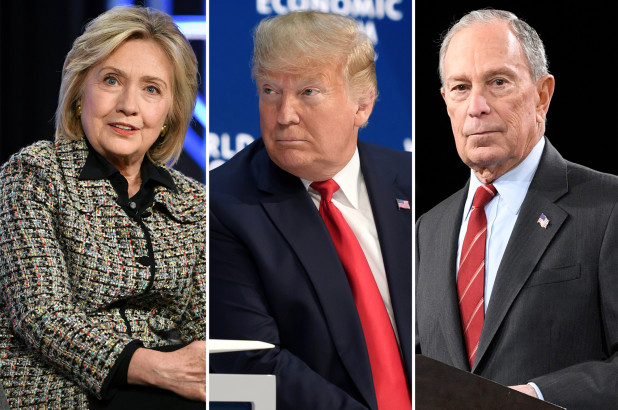
#> input picture hillary-clinton-donald-trump-mike-bloomberg-Copy.png, 618 x 410 px, given in place of fam2.png, which was not available
$ python MalavendaEric_FaceSwap_vEllipse_grande_finale.py
#> lines starting #> are read from the running program, lines starting #| are printed output that depends on the picture; after the words box and inside, x2 and y2 are one past the last pixel; in counts of white or black regions, pixels touching at a corner belong together; pictures that were not available may be replaced by others from this repository, and a replacement may not be noted
# -*- coding: utf-8 -*-
# Eric Malavenda
# [P3] Project 3: HaarCascade Classifiers & Human/Cat Face/Body Feature Detection + Face/Facial Feature Swapping
# [CS-4475-A] Professor: Dr. Maria Hybinette

import cv2
import numpy as np

def box_faces2(image, img):
    face_cascade = cv2.CascadeClassifier('haarcascade_frontalface_default.xml')
    gray = cv2.cvtColor(image, cv2.COLOR_BGR2GRAY)
    face = face_cascade.detectMultiScale(gray, 1.3, 5)
    index = 0
    roi_color_array = []
    roi_color_array1 = []
    roi_color_array2 = []
    roi_color_array3 = []
    for (x,y,w,h) in face:
        #(a, b) is the center of your mask:
        # Resource: http://stackoverflow.com/questions/8647024/how-to-apply-a-disc-shaped-mask-to-a-numpy-array
        # stackoverflow poster source: Bi Rico, answered Dec 28 '11 at 0:41
        rectangular_face = cv2.rectangle(img,(x,y),(x+w,y+h),(1,0,0),2,-1)
        #cv2.rectangle(image,(top-left corner),(bottom-right corner)
        '''
        a = x+(w/2)
        b = y+(h/2)
        r = w/2

        From the following resource: http://docs.opencv.org/3.1.0/dc/da5/tutorial_py_drawing_functions.html:
        "To draw the ellipse, we need to pass several arguments. One argument is the center location (x,y).
        Next argument is axes lengths (major axis length, minor axis length). angle is the angle of rotation
        of ellipse in anti-clockwise direction. startAngle and endAngle denotes the starting and ending of
        ellipse arc measured in clockwise direction from major axis. i.e. giving values 0 and 360 gives the
        full ellipse. For more details, check the documentation of cv2.ellipse(). Below example draws a half
        ellipse at the center of the image."
        '''
        bg_elliptical_face = cv2.ellipse(image,(x+(w/2),y+(h/2)),(h/3,w/2),0,0,360,1,-1)
        no_face = cv2.subtract(rectangular_face, bg_elliptical_face)
        #no_face = cv2.subtract(image.copy(), new_face)
        #cv2.circle(image,(a,b),r,(0,0,255),0)
        roi = no_face[y:y+h, x:x+w]
        roi_color_array.append(no_face)
        roi_color_array1.append(roi)
        roi_color_array2.append(no_face)
        roi_color_array3.append(bg_elliptical_face)
        index += 1
    return (roi_color_array, roi_color_array1, roi_color_array2, roi_color_array3)

def addROIs(image, array):
    image_copy = image.copy()
    rows,cols,channels = image_copy.shape
    i = 0
    no_face_image = image_copy[0:rows, 0:cols]
    for im in range(len(array)):
        no_face_image + array[i]
        i += 1
    return no_face_image

def newFacesImage(array):
    index = 0
    h, w = array[index].shape[:2]
    fname = []
    for face in array:
        fileName = cv2.resize(array[index], ((w), (h)), interpolation = cv2.INTER_LANCZOS4)
        fname.append(fileName)
        index += 1
    return (fname[len(fname)-1])

image = cv2.imread('fam2.png')
#> image is the input picture: shape (410, 618, 3); mean B, G, R 78.1, 76.7, 90
img = cv2.imread('merged_image.png')
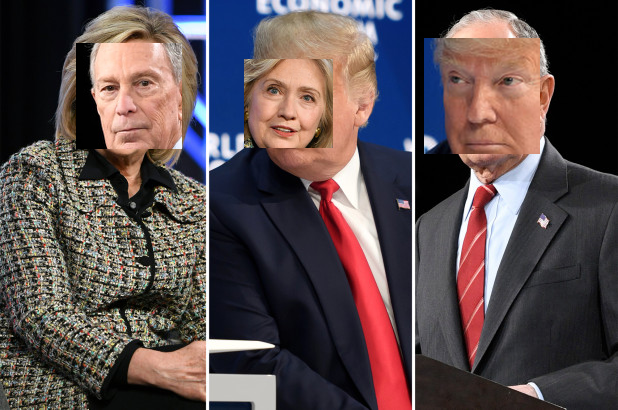
#> input picture merged_image.png, 618 x 410 px
#> img is the input picture: shape (410, 618, 3); mean B, G, R 77.9, 76.2, 89.5
roi_color_array, roi_color_array1, roi_color_array2, roi_color_array3 = box_faces2(image, img)
#> in box_faces2, `gray = cv2.cvtColor(image, cv2.COLOR_BGR2GRAY)`:
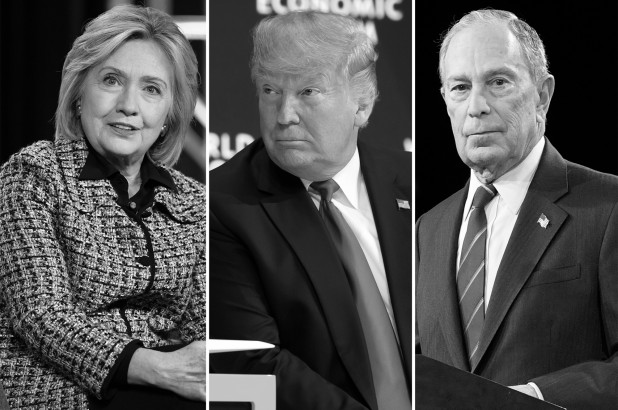
#> gray: shape (410, 618); min 0, max 255, mean 80.8
#> in box_faces2, `face = face_cascade.detectMultiScale(gray, 1.3, 5)`: face = [[424, 38, 116, 116], [76, 43, 106, 106], [244, 59, 89, 89]]
#> the loop in box_faces2, `for (x,y,w,h) in face: #(a, b) is the center of your mask: # Resource:..` made 3 passes
#> pass 1, in box_faces2, `roi = no_face[y:y+h, x:x+w]`:
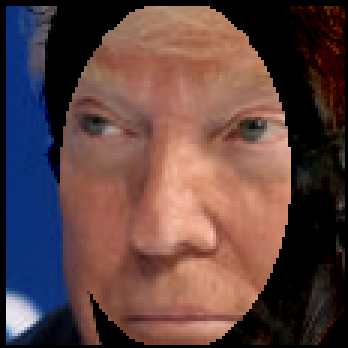
#> roi: shape (116, 116, 3) (shown 3 times larger); mean B, G, R 65.4, 67.3, 93.9
#> after the loop in box_faces2, `for (x,y,w,h) in face:`:
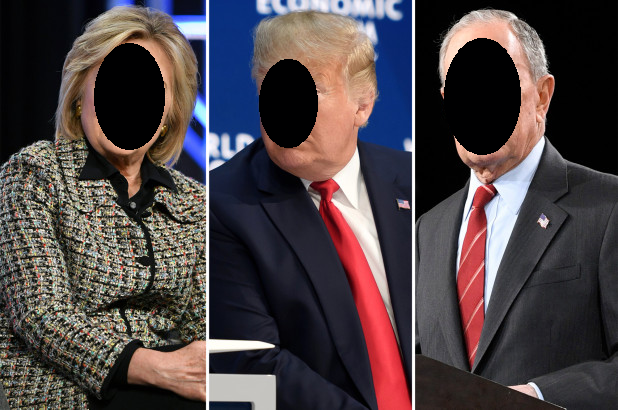
#> image: shape (410, 618, 3); 6.77% of pixels changed, all inside (x1, y1, x2, y2) = (94, 38, 521, 155)
#> after the loop in box_faces2, `for (x,y,w,h) in face:`:
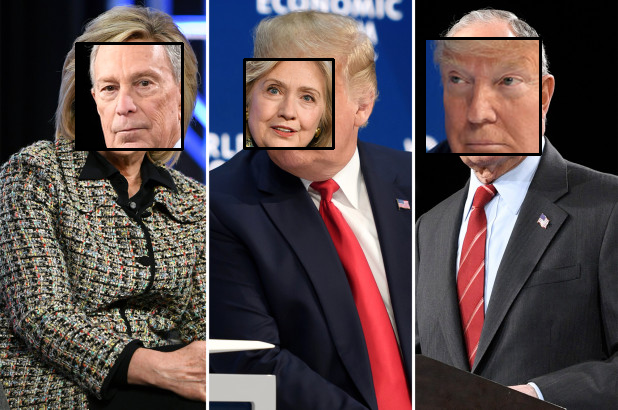
#> img: shape (410, 618, 3); 1.47% of pixels changed, all inside (x1, y1, x2, y2) = (75, 37, 542, 156)
#> after the loop in box_faces2, `for (x,y,w,h) in face:`: index = 3; roi_color_array = 3 items
#> roi_color_array = 3 items; roi_color_array1 = 3 items; roi_color_array2 = 3 items; roi_color_array3 = 3 items
no_face_image = addROIs(image, roi_color_array3)
#> the loop in addROIs, `for im in range(len(array)):` made 3 passes
#> after the loop in addROIs, `for im in range(len(array)):`: i = 3
cv2.imwrite('no_face_image.png', no_face_image)
new_face_image = newFacesImage(roi_color_array)
#> the loop in newFacesImage, `for face in array:` made 3 passes
#> after the loop in newFacesImage, `for face in array:`: fname = 3 items; index = 3
rows,cols,channels = new_face_image.shape
#> rows = 410; cols = 618; channels = 3
fg_img = no_face_image[0:rows, 0:cols]
subject_region_roi_0 = cv2.subtract(new_face_image,fg_img)
subject_region_roi_1 = cv2.subtract(subject_region_roi_0, fg_img)
subject_region_roi_2 = cv2.subtract(subject_region_roi_1, fg_img)
subject_region_roi_3 = cv2.subtract(subject_region_roi_2, fg_img)
subject_region_roi_4 = cv2.subtract(subject_region_roi_3, fg_img)
subject_region_roi_5 = cv2.subtract(subject_region_roi_4, fg_img)
subject_region_roi_6 = cv2.subtract(subject_region_roi_5, fg_img)
subject_region_roi_7 = cv2.subtract(subject_region_roi_6, fg_img)
subject_region_roi_8 = cv2.subtract(subject_region_roi_7, fg_img)
subject_region_roi_9 = cv2.subtract(subject_region_roi_8, fg_img)
subject_region_roi_10 = cv2.subtract(subject_region_roi_9, fg_img)
subject_region_roi_11 = cv2.subtract(subject_region_roi_10, fg_img)
subject_region_roi = cv2.subtract(subject_region_roi_11, fg_img)


# [10 lines of commented-out code are left out]
cv2.imwrite('new_face_image.png', subject_region_roi)
merged_image = cv2.addWeighted(no_face_image, 0.5, subject_region_roi, 0.5, 0)
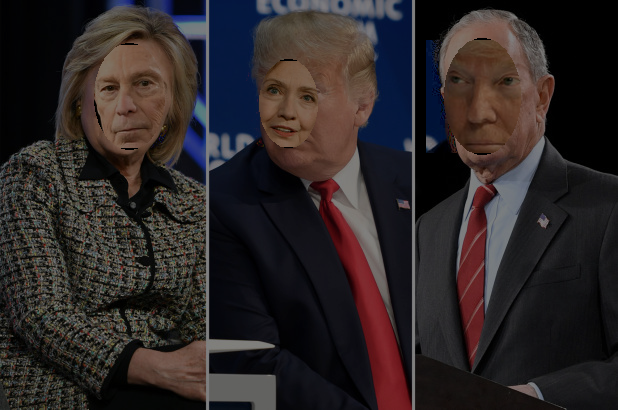
#> merged_image: shape (410, 618, 3); mean B, G, R 38.7, 38.2, 44.8
merged_image_final = cv2.add(merged_image, merged_image.copy())
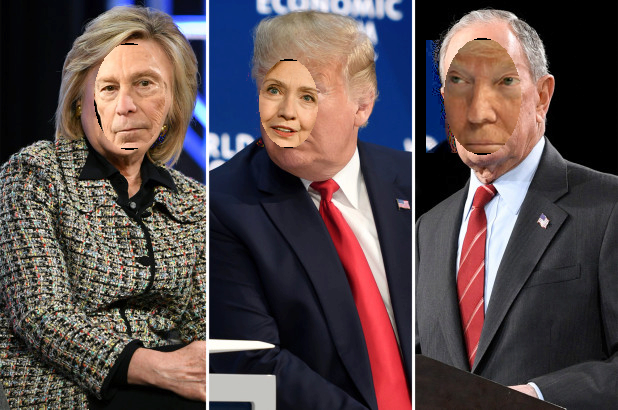
#> merged_image_final: shape (410, 618, 3); mean B, G, R 77.4, 76.4, 89.6
cv2.imwrite('merged_image_final.png', merged_image_final)
